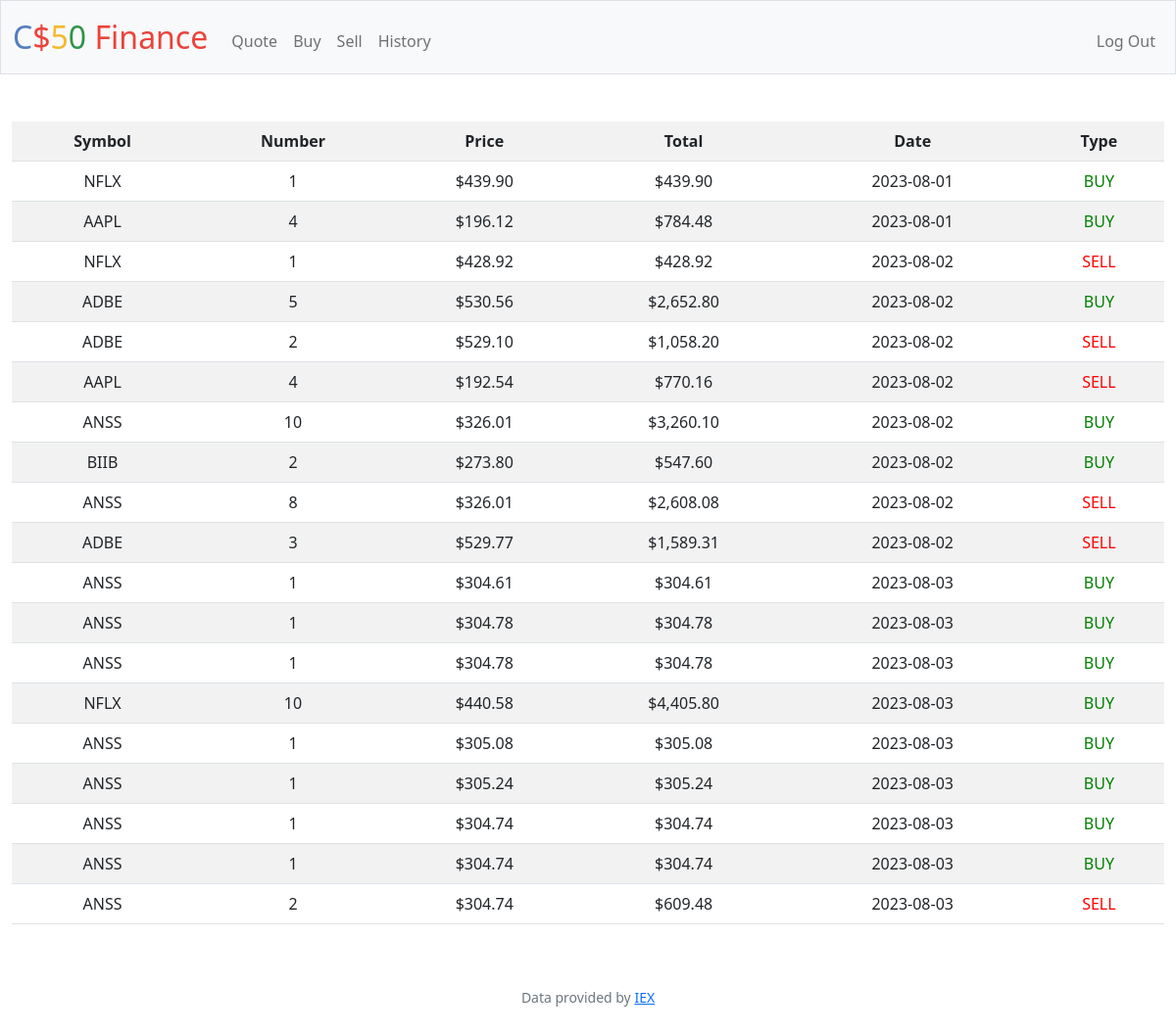
Screenshot of /history (signed in) with the database file from the repository.
### tables this page shows
CREATE TABLE transactions (
transaction_number INTEGER PRIMARY KEY AUTOINCREMENT,
user_id INTEGER,
stock_symbol TEXT,
quantity INTEGER,
price INTEGER,
total INTEGER,
date TEXT,
type TEXT,
FOREIGN KEY(user_id) REFERENCES users(id)
);

### app.py (the view)
@app.route("/history")
@login_required
def history():
    table = db.execute(
        "SELECT * FROM transactions WHERE user_id = ?", session["user_id"]
    )
    return render_template("history.html", table=table)

### app.py (called while the page is built)
@app.after_request
def after_request(response):
    response.headers["Cache-Control"] = "no-cache, no-store, must-revalidate"
    response.headers["Expires"] = 0
    response.headers["Pragma"] = "no-cache"
    return response

### helpers.py (called while the page is built)
def login_required(f):
    @wraps(f)
    def decorated_function(*args, **kwargs):
        if session.get("user_id") is None:
            return redirect("/login")
        return f(*args, **kwargs)
    return decorated_function

def usd(value):
    return f"${value:,.2f}"

### templates/history.html (shortened to what this page needs)
{% extends "layout.html" %}
{% block main %}
    <table class="table table-striped">
        <tr>
            <th>Symbol</th>
            <th>Number</th>
            <th>Price</th>
            <th>Total</th>
            <th>Date</th>
            <th>Type</th>
        </tr>
        {% for stock in table %}
            <tr>
                <td>{{ stock["stock_symbol"] }}</td>
                <td>{{ stock["quantity"] }}</td>
                <td>{{ stock["price"] | usd}}</td>
                <td>{{ stock["total"] | usd}}</td>
                <td>{{ stock["date"] }}</td>
                {% if stock["type"] == "BUY" %}
                    <td style="color: green;">{{ stock["type"] }}</td>
                {% else %}
                    <td style="color: red;">{{ stock["type"] }}</td>
                {% endif %}
            </tr>
        {% endfor %}
    </table>
{% endblock %}

### templates/layout.html (shortened to what this page needs)
<!DOCTYPE html>
<html lang="en">
    <head>
        <link href="https://cdn.jsdelivr.net/npm/bootstrap@5.1.3/dist/css/bootstrap.min.css" rel="stylesheet">
        <link href="/static/styles.css" rel="stylesheet">
    </head>
    <body>
        <nav class="bg-light border navbar navbar-expand-md navbar-light">
            <div class="container-fluid">
                <a class="navbar-brand" href="/"><span class="blue">C</span><span class="red">$</span><span class="yellow">5</span><span class="green">0</span> <span class="red">Finance</span></a>
                <div class="collapse navbar-collapse" id="navbar">
                    {% if session["user_id"] %}
                        <ul class="navbar-nav me-auto mt-2">
                            <li class="nav-item"><a class="nav-link" href="/quote">Quote</a></li>
                            <li class="nav-item"><a class="nav-link" href="/buy">Buy</a></li>
                            <li class="nav-item"><a class="nav-link" href="/sell">Sell</a></li>
                            <li class="nav-item"><a class="nav-link" href="/history">History</a></li>
                        </ul>
                        <ul class="navbar-nav ms-auto mt-2">
                            <li class="nav-item"><a class="nav-link" href="/logout">Log Out</a></li>
                        </ul>
                    {% else %}
                        <ul class="navbar-nav ms-auto mt-2">
                            <li class="nav-item"><a class="nav-link" href="/register">Register</a></li>
                            <li class="nav-item"><a class="nav-link" href="/login">Log In</a></li>
                        </ul>
                    {% endif %}
                </div>
            </div>
        </nav>
        <main class="container-fluid py-5 text-center">
            {% block main %}{% endblock %}
        </main>
        <footer class="mb-5 small text-center text-muted">
            Data provided by <a href="https://iexcloud.io/">IEX</a>
        </footer>
    </body>
</html>

### static/styles.css (style rules this page uses)
nav .navbar-brand { font-size: xx-large; }
nav .navbar-brand .blue { color: #537fbe; }
nav .navbar-brand .red { color: #ea433b; }
nav .navbar-brand .yellow { color: #f5b82e; }
nav .navbar-brand .green { color: #2e944b; }

### rows the page displays
transactions: stock_symbol "NFLX", quantity "1", price "$439.90", total "$439.90", date "2023-08-01", type "BUY"
transactions: stock_symbol "AAPL", quantity "4", price "$196.12", total "$784.48", date "2023-08-01", type "BUY"
transactions: stock_symbol "NFLX", quantity "1", price "$428.92", total "$428.92", date "2023-08-02", type "SELL"
transactions: stock_symbol "ADBE", quantity "5", price "$530.56", total "$2,652.80", date "2023-08-02", type "BUY"
transactions: stock_symbol "ADBE", quantity "2", price "$529.10", total "$1,058.20", date "2023-08-02", type "SELL"
transactions: stock_symbol "AAPL", quantity "4", price "$192.54", total "$770.16", date "2023-08-02", type "SELL"
transactions: stock_symbol "ANSS", quantity "10", price "$326.01", total "$3,260.10", date "2023-08-02", type "BUY"
transactions: stock_symbol "BIIB", quantity "2", price "$273.80", total "$547.60", date "2023-08-02", type "BUY"
transactions: stock_symbol "ANSS", quantity "8", price "$326.01", total "$2,608.08", date "2023-08-02", type "SELL"
transactions: stock_symbol "ADBE", quantity "3", price "$529.77", total "$1,589.31", date "2023-08-02", type "SELL"
transactions: stock_symbol "ANSS", quantity "1", price "$304.61", total "$304.61", date "2023-08-03", type "BUY"
transactions: stock_symbol "ANSS", quantity "1", price "$304.78", total "$304.78", date "2023-08-03", type "BUY"
transactions: stock_symbol "ANSS", quantity "1", price "$304.78", total "$304.78", date "2023-08-03", type "BUY"
transactions: stock_symbol "NFLX", quantity "10", price "$440.58", total "$4,405.80", date "2023-08-03", type "BUY"
transactions: stock_symbol "ANSS", quantity "1", price "$305.08", total "$305.08", date "2023-08-03", type "BUY"
transactions: stock_symbol "ANSS", quantity "1", price "$305.24", total "$305.24", date "2023-08-03", type "BUY"
transactions: stock_symbol "ANSS", quantity "1", price "$304.74", total "$304.74", date "2023-08-03", type "BUY"
transactions: stock_symbol "ANSS", quantity "1", price "$304.74", total "$304.74", date "2023-08-03", type "BUY"
transactions: stock_symbol "ANSS", quantity "2", price "$304.74", total "$609.48", date "2023-08-03", type "SELL"
